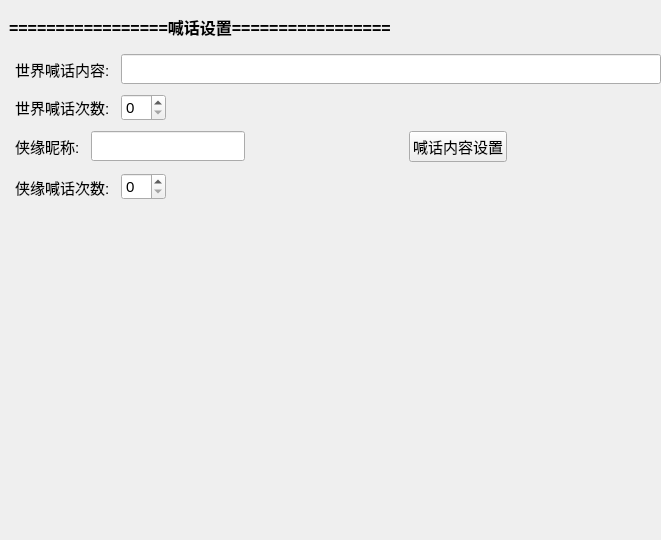
                     <widget class="QWidget" name="widget_15" native="true">
                      <property name="minimumSize">
                       <size>
                        <width>0</width>
                        <height>540</height>
                       </size>
                      </property>
                      <property name="maximumSize">
                       <size>
                        <width>16777215</width>
                        <height>540</height>
                       </size>
                      </property>
                      <layout class="QVBoxLayout" name="verticalLayout_10">
                       <property name="spacing">
                        <number>10</number>
                       </property>
                       <property name="leftMargin">
                        <number>0</number>
                       </property>
                       <property name="topMargin">
                        <number>10</number>
                       </property>
                       <property name="rightMargin">
                        <number>0</number>
                       </property>
                       <property name="bottomMargin">
                        <number>0</number>
                       </property>
                       <item>
                        <widget class="QLabel" name="label_11">
                         <property name="styleSheet">
                          <string notr="true">    QLabel {
        color: black;
        background-color: rgba(255, 255, 255, 0);
        border: none;
        font-size: 16px;
        font-weight: bold;
        padding: 5px;
        qproperty-alignment: AlignCenter;
    }</string>
                         </property>
                         <property name="text">
                          <string>=================喊话设置=================</string>
                         </property>
                        </widget>
                       </item>
                       <item>
                        <widget class="QWidget" name="widget_16" native="true">
                         <property name="minimumSize">
                          <size>
                           <width>0</width>
                           <height>30</height>
                          </size>
                         </property>
                         <layout class="QHBoxLayout" name="horizontalLayout_9">
                          <property name="spacing">
                           <number>11</number>
                          </property>
                          <property name="leftMargin">
                           <number>15</number>
                          </property>
                          <property name="topMargin">
                           <number>0</number>
                          </property>
                          <property name="rightMargin">
                           <number>0</number>
                          </property>
                          <property name="bottomMargin">
                           <number>0</number>
                          </property>
                          <item>
                           <widget class="QLabel" name="label_12">
                            <property name="font">
                             <font>
                              <pointsize>11</pointsize>
                             </font>
                            </property>
                            <property name="text">
                             <string>世界喊话内容:</string>
                            </property>
                           </widget>
                          </item>
                          <item>
                           <widget class="QLineEdit" name="lineEdit_2">
                            <property name="minimumSize">
                             <size>
                              <width>0</width>
                              <height>30</height>
                             </size>
                            </property>
                            <property name="font">
                             <font>
                              <pointsize>11</pointsize>
                             </font>
                            </property>
                           </widget>
                          </item>
                         </layout>
                        </widget>
                       </item>
                       <item>
                        <widget class="QWidget" name="widget_18" native="true">
                         <layout class="QHBoxLayout" name="horizontalLayout_12">
                          <property name="spacing">
                           <number>11</number>
                          </property>
                          <property name="leftMargin">
                           <number>15</number>
                          </property>
                          <property name="topMargin">
                           <number>0</number>
                          </property>
                          <property name="rightMargin">
                           <number>0</number>
                          </property>
                          <property name="bottomMargin">
                           <number>0</number>
                          </property>
                          <item>
                           <widget class="QLabel" name="label_14">
                            <property name="font">
                             <font>
                              <pointsize>11</pointsize>
                             </font>
                            </property>
                            <property name="text">
                             <string>世界喊话次数:</string>
                            </property>
                           </widget>
                          </item>
                          <item>
                           <widget class="QSpinBox" name="spinBox_4">
                            <property name="font">
                             <font>
                              <pointsize>11</pointsize>
                             </font>
                            </property>
                           </widget>
                          </item>
                          <item>
                           <spacer name="horizontalSpacer_9">
                            <property name="orientation">
                             <enum>Qt::Horizontal</enum>
                            </property>
                            <property name="sizeHint" stdset="0">
                             <size>
                              <width>495</width>
                              <height>20</height>
                             </size>
                            </property>
                           </spacer>
                          </item>
                         </layout>
                        </widget>
                       </item>
                       <item>
                        <widget class="QWidget" name="widget_17" native="true">
                         <property name="minimumSize">
                          <size>
                           <width>0</width>
                           <height>30</height>
                          </size>
                         </property>
                         <layout class="QHBoxLayout" name="horizontalLayout_10">
                          <property name="spacing">
                           <number>11</number>
                          </property>
                          <property name="leftMargin">
                           <number>15</number>
                          </property>
                          <property name="topMargin">
                           <number>0</number>
                          </property>
                          <property name="rightMargin">
                           <number>0</number>
                          </property>
                          <property name="bottomMargin">
                           <number>0</number>
                          </property>
                          <item>
                           <widget class="QLabel" name="label_13">
                            <property name="font">
                             <font>
                              <pointsize>11</pointsize>
                             </font>
                            </property>
                            <property name="text">
                             <string>侠缘昵称:</string>
                            </property>
                           </widget>
                          </item>
                          <item>
                           <widget class="QLineEdit" name="lineEdit_3">
                            <property name="minimumSize">
                             <size>
                              <width>0</width>
                              <height>30</height>
                             </size>
                            </property>
                            <property name="font">
                             <font>
                              <pointsize>11</pointsize>
                             </font>
                            </property>
                           </widget>
                          </item>
                          <item>
                           <spacer name="horizontalSpacer_12">
                            <property name="orientation">
                             <enum>Qt::Horizontal</enum>
                            </property>
                            <property name="sizeHint" stdset="0">
                             <size>
                              <width>40</width>
                              <height>20</height>
                             </size>
                            </property>
                           </spacer>
                          </item>
                          <item>
                           <widget class="QPushButton" name="pushButton">
                            <property name="font">
                             <font>
                              <pointsize>11</pointsize>
                             </font>
                            </property>
                            <property name="text">
                             <string>喊话内容设置</string>
                            </property>
                           </widget>
                          </item>
                          <item>
                           <spacer name="horizontalSpacer_11">
                            <property name="orientation">
                             <enum>Qt::Horizontal</enum>
                            </property>
                            <property name="sizeHint" stdset="0">
                             <size>
                              <width>40</width>
                              <height>20</height>
                             </size>
                            </property>
                           </spacer>
                          </item>
                         </layout>
                        </widget>
                       </item>
                       <item>
                        <widget class="QWidget" name="widget_19" native="true">
                         <property name="minimumSize">
                          <size>
                           <width>0</width>
                           <height>30</height>
                          </size>
                         </property>
                         <layout class="QHBoxLayout" name="horizontalLayout_11">
                          <property name="spacing">
                           <number>11</number>
                          </property>
                          <property name="leftMargin">
                           <number>15</number>
                          </property>
                          <property name="topMargin">
                           <number>0</number>
                          </property>
                          <property name="rightMargin">
                           <number>0</number>
                          </property>
                          <property name="bottomMargin">
                           <number>0</number>
                          </property>
                          <item>
                           <widget class="QLabel" name="label_15">
                            <property name="font">
                             <font>
                              <pointsize>11</pointsize>
                             </font>
                            </property>
                            <property name="text">
                             <string>侠缘喊话次数:</string>
                            </property>
                           </widget>
                          </item>
                          <item>
                           <widget class="QSpinBox" name="spinBox_5">
                            <property name="font">
                             <font>
                              <pointsize>11</pointsize>
                             </font>
                            </property>
                           </widget>
                          </item>
                          <item>
                           <spacer name="horizontalSpacer_10">
                            <property name="orientation">
                             <enum>Qt::Horizontal</enum>
                            </property>
                            <property name="sizeHint" stdset="0">
                             <size>
                              <width>40</width>
                              <height>20</height>
                             </size>
                            </property>
                           </spacer>
                          </item>
                         </layout>
                        </widget>
                       </item>
                       <item>
                        <spacer name="verticalSpacer_5">
                         <property name="orientation">
                          <enum>Qt::Vertical</enum>
                         </property>
                         <property name="sizeHint" stdset="0">
                          <size>
                           <width>20</width>
                           <height>40</height>
                          </size>
                         </property>
                        </spacer>
                       </item>
                      </layout>
                     </widget>
